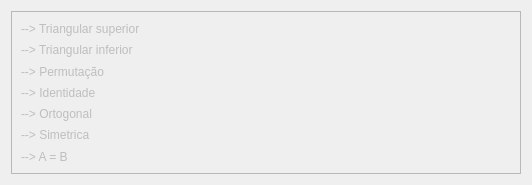
      <widget class="QWidget" name="page_5">
       <property name="geometry">
        <rect>
         <x>0</x>
         <y>0</y>
         <width>532</width>
         <height>185</height>
        </rect>
       </property>
       <attribute name="label">
        <string>Informações Matriz A</string>
       </attribute>
       <layout class="QVBoxLayout" name="verticalLayout">
        <item>
         <widget class="QFrame" name="frame_3">
          <property name="frameShape">
           <enum>QFrame::StyledPanel</enum>
          </property>
          <property name="frameShadow">
           <enum>QFrame::Raised</enum>
          </property>
          <layout class="QVBoxLayout" name="verticalLayout_2">
           <item>
            <widget class="QLabel" name="TSA">
             <property name="enabled">
              <bool>false</bool>
             </property>
             <property name="text">
              <string>--&gt; Triangular superior</string>
             </property>
            </widget>
           </item>
           <item>
            <widget class="QLabel" name="TIA">
             <property name="enabled">
              <bool>false</bool>
             </property>
             <property name="text">
              <string>--&gt; Triangular inferior</string>
             </property>
            </widget>
           </item>
           <item>
            <widget class="QLabel" name="PA">
             <property name="enabled">
              <bool>false</bool>
             </property>
             <property name="text">
              <string>--&gt; Permutação</string>
             </property>
            </widget>
           </item>
           <item>
            <widget class="QLabel" name="IDA">
             <property name="enabled">
              <bool>false</bool>
             </property>
             <property name="text">
              <string>--&gt; Identidade</string>
             </property>
            </widget>
           </item>
           <item>
            <widget class="QLabel" name="OTA">
             <property name="enabled">
              <bool>false</bool>
             </property>
             <property name="text">
              <string>--&gt; Ortogonal</string>
             </property>
            </widget>
           </item>
           <item>
            <widget class="QLabel" name="SIA">
             <property name="enabled">
              <bool>false</bool>
             </property>
             <property name="text">
              <string>--&gt; Simetrica</string>
             </property>
            </widget>
           </item>
           <item>
            <widget class="QLabel" name="igualdade1">
             <property name="enabled">
              <bool>false</bool>
             </property>
             <property name="text">
              <string>--&gt; A = B</string>
             </property>
            </widget>
           </item>
          </layout>
         </widget>
        </item>
       </layout>
      </widget>
